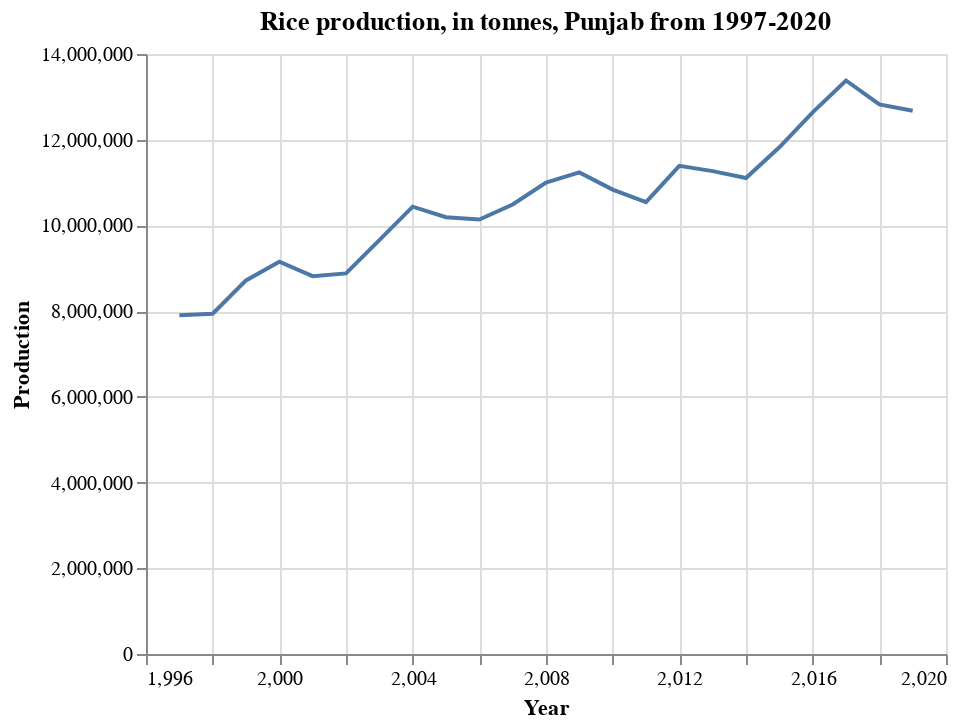

Notebook code for this chart:
### Markdown cell above
![](V1.png)

### Code cell
alt.Chart(pj_rice_prod).mark_line().encode(
    x='Year',
    y=('Production')
).properties(
    title='Rice production, in tonnes, Punjab from 1997-2020')

### Figure 1 — Vega-Lite specification as saved in the notebook (floating-point values rounded to 4 significant figures)
{"config": {"view": {"continuousWidth": 400, "continuousHeight": 300}}, "data": {"name": "data-17986aa454ff5778c9174435f7d89f97"}, "mark": "line", "encoding": {"x": {"field": "Year", "type": "quantitative"}, "y": {"field": "Production", "type": "quantitative"}}, "title": "Rice production, in tonnes, Punjab from 1997-2020", "$schema": "https://vega.github.io/schema/vega-lite/v4.17.0.json", "datasets": {"data-17986aa454ff5778c9174435f7d89f97": [{"Year": 1997, "Production": 7904000.0}, {"Year": 1998, "Production": 7940000.0}, {"Year": 1999, "Production": 8716000.0}, {"Year": 2000, "Production": 9154000.0}, {"Year": 2001, "Production": 8816000.0}, {"Year": 2002, "Production": 8880000.0}, {"Year": 2003, "Production": 9656000.0}, {"Year": 2004, "Production": 10440000.0}, {"Year": 2005, "Production": 10190000.0}, {"Year": 2006, "Production": 10140000.0}, {"Year": 2007, "Production": 10490000.0}, {"Year": 2008, "Production": 11000000.0}, {"Year": 2009, "Production": 11240000.0}, {"Year": 2010, "Production": 10840000.0}, {"Year": 2011, "Production": 10540000.0}, {"Year": 2012, "Production": 11390000.0}, {"Year": 2013, "Production": 11270000.0}, {"Year": 2014, "Production": 11110000.0}, {"Year": 2015, "Production": 11820000.0}, {"Year": 2016, "Production": 12640000.0}, {"Year": 2017, "Production": 13380000.0}, {"Year": 2018, "Production": 12820000.0}, {"Year": 2019, "Production": 12680000.0}]}}
